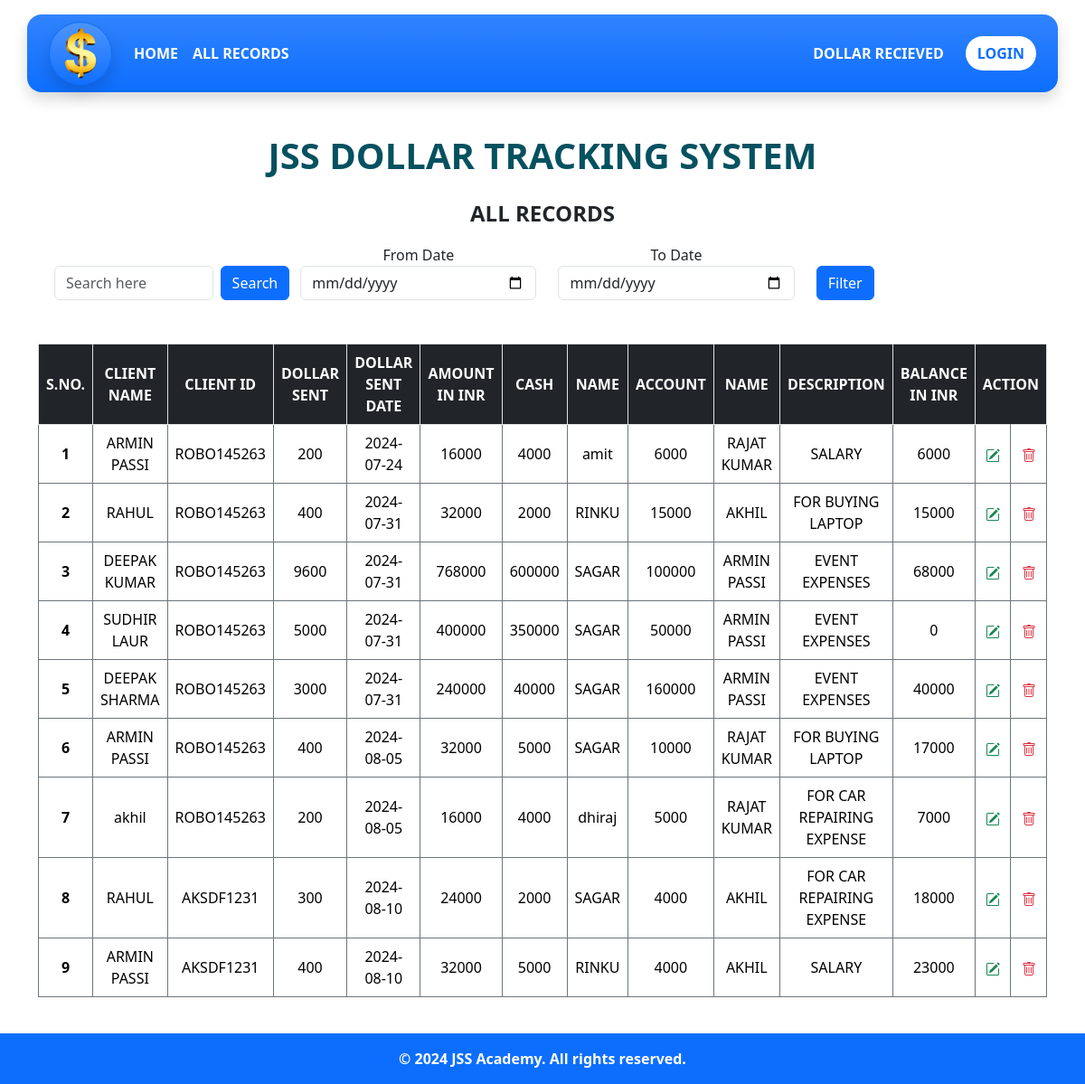
The page /allrecords.php on the database its author committed.
### tables this page shows
CREATE TABLE `transectionrecord` (
  `trid` int(11) NOT NULL,
  `tm_ID` int(11) NOT NULL,
  `ClientName` varchar(20) NOT NULL,
  `ClientID` varchar(20) NOT NULL,
  `SentDollar` int(11) NOT NULL,
  `SentDollarDate` date DEFAULT NULL,
  `TotalINR` int(11) NOT NULL,
  `RecCash` int(11) NOT NULL,
  `CashClientName` varchar(20) NOT NULL,
  `AmountTransfer` int(11) NOT NULL,
  `TransferTo` varchar(20) NOT NULL,
  `Descrip` varchar(50) NOT NULL,
  `BalanceinINR` int(11) NOT NULL
);

### allrecords.php (the view, shortened to what this page needs)
<?php
include ('phpScript/dbconnect.php');
?>
<!doctype html>
<html lang="en">
<head>
    <link href="https://cdn.jsdelivr.net/npm/bootstrap@5.3.3/dist/css/bootstrap.min.css" rel="stylesheet"
>
</head>
<body>
    <?php  include ('header_footer/header.php')   ?>
    <div class="container-fluid text-center mb-4" style="padding-top: 2rem;">
        <div class="text-center text-uppercase pt-2 text-info-emphasis fs-1 fw-semibold">
            <p>JSS Dollar Tracking System</p>
        </div>
        <div class="fs-4 fw-semibold text-uppercase">
            <p>All Records</p>
        </div>
        <div
            class="container me-0 flex-column flex-md-row flex-lg-row d-md-flex d-lg-flex text-center justify-content-start align-items-center col-12  ">
            <form action="result.php" method="GET" class="d-flex mt-4 justify-content-center align-items-start gap-2">
                <div class="mb-0">
                    <input type="search" onkeyup="showResult(this.value)" required title="Search by Name or Client ID"
                        class="form-control" name="searchText" value="<?php if(isset($_GET['searchText']))  ?>"
                        placeholder="Search here" id="exampleInputsearch1" aria-describedby="searchHelp">
                </div>
                <button type="submit" class="btn btn-primary">Search</button>
            </form>
            <div class="container text-center">
                <form class=" justify-content-center " action="result.php" method="GET">
                    <div class="row text-center justify-content-start ">
                        <div class="col-md-4">
                            <div class="form-group">
                                <label>From Date</label>
                                <input type="date" required name="from_date"
                                    value="<?php if(isset($_GET['from_date'])){ echo $_GET['from_date']; } ?>"
                                    class="form-control">
                            </div>
                        </div>
                        <div class="col-md-4">
                            <div class="form-group">
                                <label>To Date</label>
                                <input type="date" required name="to_date"
                                    value="<?php if(isset($_GET['to_date'])){ echo $_GET['to_date']; } ?>"
                                    class="form-control">
                            </div>
                        </div>
                        <div class="d-flex justify-content-start align-items-center  col ">
                            <div class="form-group mt-4">
                                <button type="submit" class="btn btn-primary">Filter</button>
                            </div>
                        </div>
                    </div>
                </form>
            </div>
        </div>
        <div class="container pt-5 table-responsive-sm table-responsive-md table-responsive-lg table-responsive-xxl "
            id="tableData">
            <table style="100%" class="table table-bordered align-middle border-secondary ">
                <thead class="table-dark">
                    <tr class="border">
                        <th class="align-middle" scope="col">S.NO.</th>
                        <th class="align-middle" scope="col">CLIENT NAME</th>
                        <th class="align-middle" scope="col">CLIENT ID</th>
                        <th class="align-middle" scope="col">DOLLAR SENT</th>
                        <th class="align-middle" scope="col">DOLLAR SENT DATE</th>
                        <th class="align-middle" scope="col">AMOUNT IN INR</th>
                        <th class="align-middle" scope="col">CASH</th>
                        <th class="align-middle" scope="col">NAME</th>
                        <th class="align-middle" scope="col">ACCOUNT</th>
                        <th class="align-middle" scope="col">NAME</th>
                        <th class="align-middle" scope="col">DESCRIPTION</th>
                        <th class="align-middle" scope="col">BALANCE IN INR</th>
                        <th class="align-middle" colspan="2" scope="col" >ACTION</th>
                    </tr>
                </thead>
                <tbody>
                    <?php
                        $selectsql = "SELECT * FROM transectionrecord";
                        $result = mysqli_query($conn, $selectsql);
                        $number = 0;
                        while($row = mysqli_fetch_assoc($result)){
                            $TRID            = $row['trid'];
                            $clientname      = $row['ClientName'];
                            $clientid        = $row['ClientID'];
                            $dollarsent      = $row['SentDollar'];
                            $dsdate          = $row['SentDollarDate'];
                            $tainINR         = $row['TotalINR'];
                            $crfclient       = $row['RecCash'];
                            $clientncrf      = $row['CashClientName'];
                            $amounttrf       = $row['AmountTransfer'];
                            $amounttrftoname = $row['TransferTo'];
                            $description     = $row['Descrip'];
                            $balanceinINR    = $row['BalanceinINR'];
                            $number++;
                            echo "
                             <tr>
                                <th scope='row'>$number</th>
                                <td >$clientname</td>
                                <td >$clientid</td>
                                <td >$dollarsent</td>
                                <td >$dsdate</td>
                                <td >$tainINR</td>
                                <td >$crfclient</td>
                                <td >$clientncrf</td>
                                <td >$amounttrf</td>
                                <td >$amounttrftoname</td>
                                <td >$description</td>
                                <td >$balanceinINR</td>
                                <td >
                                <a class='text-success' href='update.php?edtrid=$TRID'><svg xmlns='http://www.w3.org/2000/svg' width='16' height='16' fill='currentColor' class='bi bi-pencil-square' viewBox='0 0 16 16'>
                                      <path d='M15.502 1.94a.5.5 0 0 1 0 .706L14.459 3.69l-2-2L13.502.646a.5.5 0 0 1 .707 0l1.293 1.293zm-1.75 2.456-2-2L4.939 9.21a.5.5 0 0 0-.121.196l-.805 2.414a.25.25 0 0 0 .316.316l2.414-.805a.5.5 0 0 0 .196-.12l6.813-6.814z'/>
                                      <path fill-rule='evenodd' d='M1 13.5A1.5 1.5 0 0 0 2.5 15h11a1.5 1.5 0 0 0 1.5-1.5v-6a.5.5 0 0 0-1 0v6a.5.5 0 0 1-.5.5h-11a.5.5 0 0 1-.5-.5v-11a.5.5 0 0 1 .5-.5H9a.5.5 0 0 0 0-1H2.5A1.5 1.5 0 0 0 1 2.5z'/>
                                    </svg>
                                </a>
                                </td>
                                <td >
                               <a class='text-danger' href='allrecords.php?dltrid=$TRID'><svg xmlns='http://www.w3.org/2000/svg' width='16' height='16' fill='currentColor' class='bi bi-trash' viewBox='0 0 16 16'>
                                      <path d='M5.5 5.5A.5.5 0 0 1 6 6v6a.5.5 0 0 1-1 0V6a.5.5 0 0 1 .5-.5m2.5 0a.5.5 0 0 1 .5.5v6a.5.5 0 0 1-1 0V6a.5.5 0 0 1 .5-.5m3 .5a.5.5 0 0 0-1 0v6a.5.5 0 0 0 1 0z'/>
                                      <path d='M14.5 3a1 1 0 0 1-1 1H13v9a2 2 0 0 1-2 2H5a2 2 0 0 1-2-2V4h-.5a1 1 0 0 1-1-1V2a1 1 0 0 1 1-1H6a1 1 0 0 1 1-1h2a1 1 0 0 1 1 1h3.5a1 1 0 0 1 1 1zM4.118 4 4 4.059V13a1 1 0 0 0 1 1h6a1 1 0 0 0 1-1V4.059L11.882 4zM2.5 3h11V2h-11z'/>
                                    </svg>
                                </a>
                                </td>
                            </tr>
                            ";
                        }
                    ?>
                </tbody>
            </table>
        </div>
    </div>
    <?php  include ('header_footer/footer.php')   ?>
</body>
</html>

### rows shown on the page
transectionrecord: ClientName "ARMIN PASSI", ClientID "ROBO145263", SentDollar "200", SentDollarDate "2024-07-24", TotalINR "16000", RecCash "4000", CashClientName "amit", AmountTransfer "6000", TransferTo "RAJAT KUMAR", Descrip "SALARY", BalanceinINR "6000"
transectionrecord: ClientName "RAHUL", ClientID "ROBO145263", SentDollar "400", SentDollarDate "2024-07-31", TotalINR "32000", RecCash "2000", CashClientName "RINKU", AmountTransfer "15000", TransferTo "AKHIL", Descrip "FOR BUYING LAPTOP", BalanceinINR "15000"
transectionrecord: ClientName "DEEPAK KUMAR", ClientID "ROBO145263", SentDollar "9600", SentDollarDate "2024-07-31", TotalINR "768000", RecCash "600000", CashClientName "SAGAR", AmountTransfer "100000", TransferTo "ARMIN PASSI", Descrip "EVENT EXPENSES", BalanceinINR "68000"
transectionrecord: ClientName "SUDHIR LAUR", ClientID "ROBO145263", SentDollar "5000", SentDollarDate "2024-07-31", TotalINR "400000", RecCash "350000", CashClientName "SAGAR", AmountTransfer "50000", TransferTo "ARMIN PASSI", Descrip "EVENT EXPENSES", BalanceinINR "0"
transectionrecord: ClientName "DEEPAK SHARMA", ClientID "ROBO145263", SentDollar "3000", SentDollarDate "2024-07-31", TotalINR "240000", RecCash "40000", CashClientName "SAGAR", AmountTransfer "160000", TransferTo "ARMIN PASSI", Descrip "EVENT EXPENSES", BalanceinINR "40000"
transectionrecord: ClientName "ARMIN PASSI", ClientID "ROBO145263", SentDollar "400", SentDollarDate "2024-08-05", TotalINR "32000", RecCash "5000", CashClientName "SAGAR", AmountTransfer "10000", TransferTo "RAJAT KUMAR", Descrip "FOR BUYING LAPTOP", BalanceinINR "17000"
transectionrecord: ClientName "akhil", ClientID "ROBO145263", SentDollar "200", SentDollarDate "2024-08-05", TotalINR "16000", RecCash "4000", CashClientName "dhiraj", AmountTransfer "5000", TransferTo "RAJAT KUMAR", Descrip "FOR CAR REPAIRING EXPENSE", BalanceinINR "7000"
transectionrecord: ClientName "RAHUL", ClientID "AKSDF1231", SentDollar "300", SentDollarDate "2024-08-10", TotalINR "24000", RecCash "2000", CashClientName "SAGAR", AmountTransfer "4000", TransferTo "AKHIL", Descrip "FOR CAR REPAIRING EXPENSE", BalanceinINR "18000"
transectionrecord: ClientName "ARMIN PASSI", ClientID "AKSDF1231", SentDollar "400", SentDollarDate "2024-08-10", TotalINR "32000", RecCash "5000", CashClientName "RINKU", AmountTransfer "4000", TransferTo "AKHIL", Descrip "SALARY", BalanceinINR "23000"
